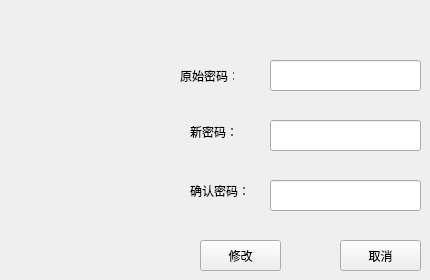
    <widget class="QWidget" name="page_24">
     <widget class="QLabel" name="newLabel">
      <property name="geometry">
       <rect>
        <x>190</x>
        <y>121</y>
        <width>71</width>
        <height>21</height>
       </rect>
      </property>
      <property name="text">
       <string>新密码：</string>
      </property>
     </widget>
     <widget class="QLineEdit" name="affirmLineEdit">
      <property name="geometry">
       <rect>
        <x>270</x>
        <y>180</y>
        <width>151</width>
        <height>31</height>
       </rect>
      </property>
     </widget>
     <widget class="QPushButton" name="cancelBtn_6">
      <property name="geometry">
       <rect>
        <x>340</x>
        <y>240</y>
        <width>81</width>
        <height>31</height>
       </rect>
      </property>
      <property name="text">
       <string>取消</string>
      </property>
     </widget>
     <widget class="QPushButton" name="okBtn_11">
      <property name="geometry">
       <rect>
        <x>200</x>
        <y>240</y>
        <width>81</width>
        <height>31</height>
       </rect>
      </property>
      <property name="text">
       <string>修改</string>
      </property>
     </widget>
     <widget class="QLineEdit" name="newLineEdit">
      <property name="geometry">
       <rect>
        <x>270</x>
        <y>120</y>
        <width>151</width>
        <height>31</height>
       </rect>
      </property>
     </widget>
     <widget class="QLabel" name="affirmLabel">
      <property name="geometry">
       <rect>
        <x>190</x>
        <y>180</y>
        <width>61</width>
        <height>21</height>
       </rect>
      </property>
      <property name="text">
       <string>确认密码：</string>
      </property>
     </widget>
     <widget class="QLabel" name="label_54">
      <property name="geometry">
       <rect>
        <x>180</x>
        <y>70</y>
        <width>54</width>
        <height>12</height>
       </rect>
      </property>
      <property name="text">
       <string>原始密码：</string>
      </property>
     </widget>
     <widget class="QLineEdit" name="lineEdit_29">
      <property name="geometry">
       <rect>
        <x>270</x>
        <y>60</y>
        <width>151</width>
        <height>31</height>
       </rect>
      </property>
     </widget>
    </widget>
